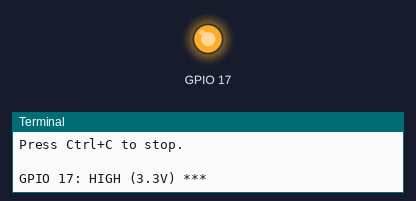
This program was run on a simulated Raspberry Pi (BCM pin numbers), started with the argument 17. Parts: output pins drawn as LEDs (lit = HIGH), the last lines printed to the terminal.

Above: at 1.0 s.
At 3.0 s:
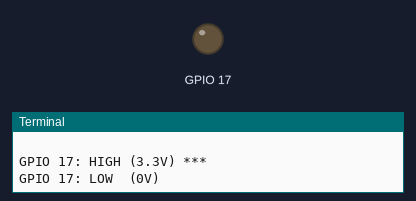
Timing chart, 0 to 5.2 s (numbered marks = the images above):
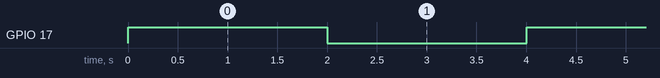

Measured:
- by itself, GPIO 17: alternates HIGH for 2.0 s and LOW for 2.0 s

The program:

gpiotest.py
```python
import sys
import time
import gpiod
from gpiod.line import Direction, Value

# Default chip based on your previous config
CHIP_PATH = "/dev/gpiochip4"

def main():
    if len(sys.argv) < 2:
        print(f"Usage: python3 pin_verify.py <BCM_PIN_NUMBER>")
        print("Example: python3 pin_verify.py 11")
        sys.exit(1)

    try:
        target_pin = int(sys.argv[1])
    except ValueError:
        print("Error: Pin number must be an integer.")
        sys.exit(1)

    print(f"--- PIN VERIFICATION TOOL ---")
    print(f"Target: GPIO {target_pin} on {CHIP_PATH}")
    print(f"Action: Toggling HIGH/LOW every 2 seconds.")
    print("Use your multimeter/LED now.")
    print("Press Ctrl+C to stop.\n")

    try:
        # Configure the single pin as Output
        config = {
            target_pin: gpiod.LineSettings(
                direction=Direction.OUTPUT,
                output_value=Value.INACTIVE
            )
        }

        # Request the line
        with gpiod.request_lines(
            CHIP_PATH,
            consumer="pin_verify",
            config=config
        ) as request:

            while True:
                # Set HIGH
                request.set_value(target_pin, Value.ACTIVE)
                print(f"GPIO {target_pin}: HIGH (3.3V) ***")
                time.sleep(2)

                # Set LOW
                request.set_value(target_pin, Value.INACTIVE)
                print(f"GPIO {target_pin}: LOW  (0V)")
                time.sleep(2)

    except OSError as e:
        print(f"\nError: Could not access GPIO {target_pin}.")
        print("Check if the pin is already in use by another script.")
        print(f"System message: {e}")
    except KeyboardInterrupt:
        print("\nTest stopped.")

if __name__ == "__main__":
    main()
```
